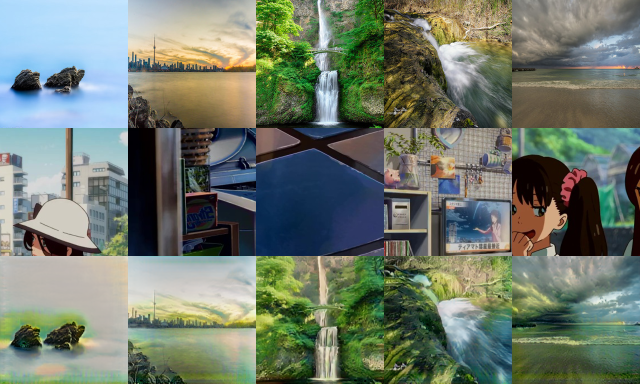
#> input picture anime_000001.png, 1280 x 768 px, given as the content of the folder datasets/pa_face/style, which was not available (shown at 1/2 size)
$ python edge2style.py
#> lines starting #> are read from the running program, lines starting #| are printed output that depends on the picture; after the words box and inside, x2 and y2 are one past the last pixel; in counts of white or black regions, pixels touching at a corner belong together; pictures that were not available may be replaced by others from this repository, and a replacement may not be noted

import numpy as np
import cv2, os, argparse
from glob import glob
from tqdm import tqdm


def parse_args():
    desc = "Edge smoothed"
    parser = argparse.ArgumentParser(description=desc)
    parser.add_argument('--dataset', type=str, default='pa_face', help='dataset_name')
    parser.add_argument('--image-size', type=int, default=256, help='The size of image')

    return parser.parse_args()


def make_edge_smooth(dataset_name, img_size) :
#> called with dataset_name = 'pa_face', img_size = 256
    file_list = glob('datasets/{}/{}/*.*'.format(dataset_name, 'style'))
    save_dir = 'datasets/{}/smooth'.format(dataset_name)
    os.makedirs(save_dir, exist_ok=True)

    kernel_size = 5
    kernel = np.ones((kernel_size, kernel_size), np.uint8)
    gauss = cv2.getGaussianKernel(kernel_size, 0)
    gauss = gauss * gauss.transpose(1, 0)

    for f in tqdm(file_list) :
        file_name = os.path.basename(f)

        bgr_img = cv2.imread(f)
#> bgr_img is the input picture: shape (768, 1280, 3); mean B, G, R 108.5, 122.2, 111.7
        gray_img = cv2.imread(f, 0)
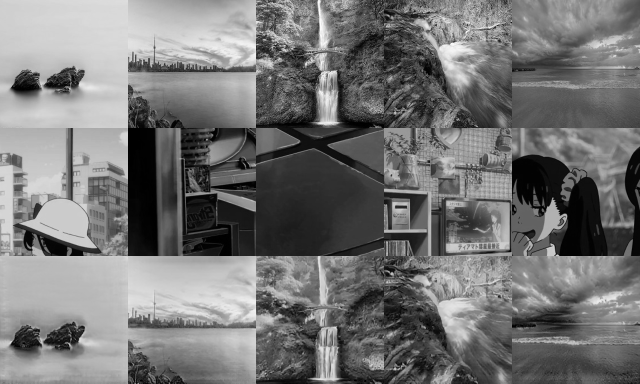
#> gray_img: shape (768, 1280) (shown at 1/2 size); min 0, max 255, mean 117

        bgr_img = cv2.resize(bgr_img, (img_size, img_size))
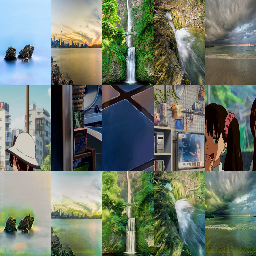
#> bgr_img: shape (256, 256, 3); mean B, G, R 108.3, 122, 111.5
        pad_img = np.pad(bgr_img, ((2, 2), (2, 2), (0, 0)), mode='reflect')
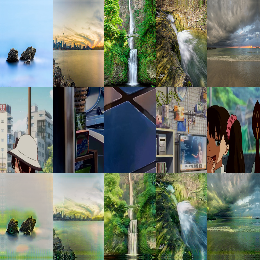
#> pad_img: shape (260, 260, 3); mean B, G, R 108.7, 122.3, 111.6
        gray_img = cv2.resize(gray_img, (img_size, img_size))
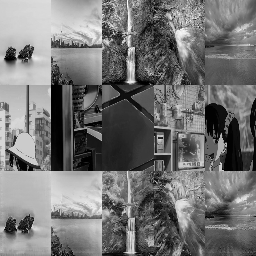
#> gray_img: shape (256, 256); min 0, max 254, mean 116.8

        edges = cv2.Canny(gray_img, 100, 200)
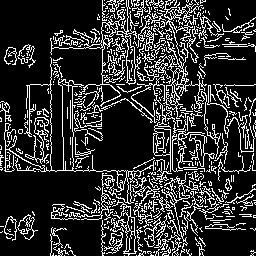
#> edges: shape (256, 256); 19.2% white in thin lines or dots
        dilation = cv2.dilate(edges, kernel)
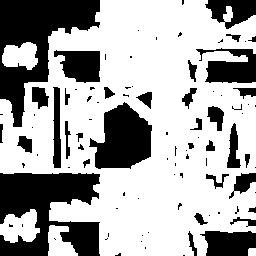
#> dilation: shape (256, 256); 66.5% white; 93 black regions (58 under 20 px), largest, box (x1, y1, x2, y2) and area: (0, 173, 100, 256) 5555, (0, 0, 100, 127) 5418, (89, 102, 152, 169) 2787

        gauss_img = np.copy(bgr_img)
        idx = np.where(dilation != 0)
#> idx = 43551 positions, rows 0 to 255, columns 0 to 255
        for i in range(np.sum(dilation != 0)):
            gauss_img[idx[0][i], idx[1][i], 0] = np.sum(
                np.multiply(pad_img[idx[0][i]:idx[0][i] + kernel_size, idx[1][i]:idx[1][i] + kernel_size, 0], gauss))
            gauss_img[idx[0][i], idx[1][i], 1] = np.sum(
                np.multiply(pad_img[idx[0][i]:idx[0][i] + kernel_size, idx[1][i]:idx[1][i] + kernel_size, 1], gauss))
            gauss_img[idx[0][i], idx[1][i], 2] = np.sum(
                np.multiply(pad_img[idx[0][i]:idx[0][i] + kernel_size, idx[1][i]:idx[1][i] + kernel_size, 2], gauss))
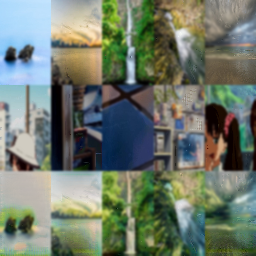
#> gauss_img: shape (256, 256, 3); mean B, G, R 108, 121.6, 111.2

        assert cv2.imwrite(os.path.join(save_dir, file_name), gauss_img)


def main():
    # parse arguments
    args = parse_args()
    if args is None:
        exit()

    make_edge_smooth(args.dataset, args.image_size)


if __name__ == '__main__':
    main()
